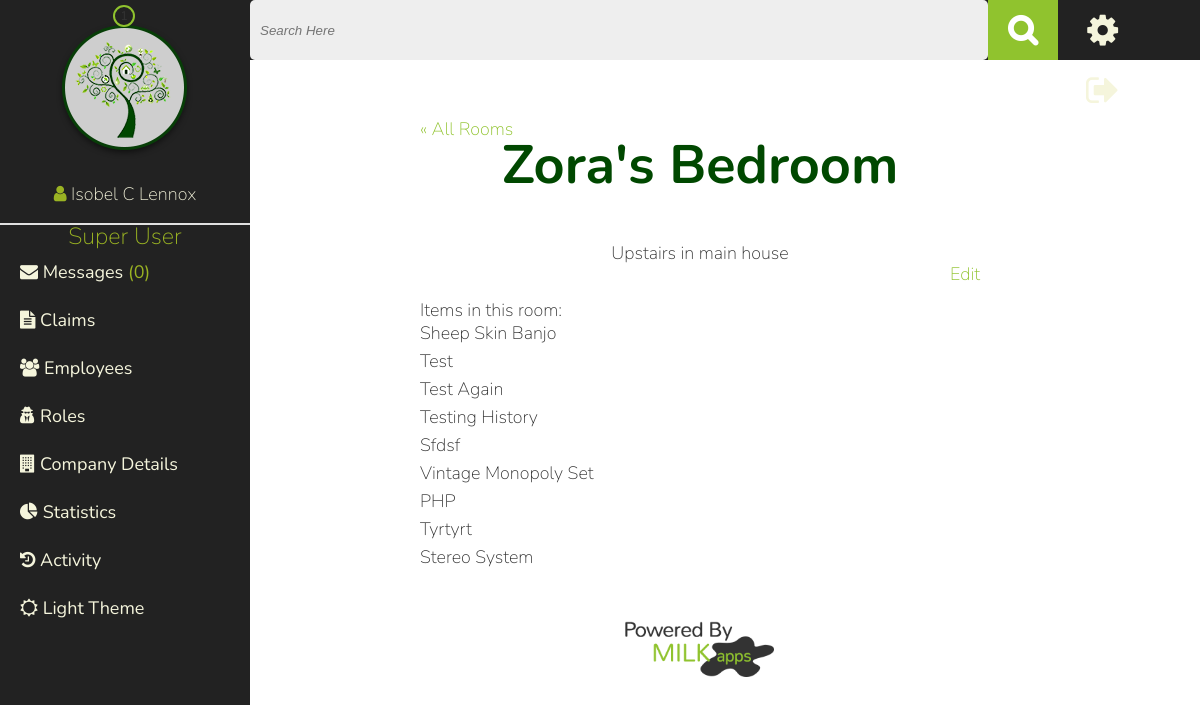
/room_details.php?id=1 (signed in), run on the app's committed database.
### tables this page shows
CREATE TABLE IF NOT EXISTS `company_details` (
  `id` int(11) NOT NULL,
  `logo` varchar(60) DEFAULT NULL,
  `name` varchar(60) NOT NULL,
  `address` varchar(60) NOT NULL,
  `city` varchar(60) NOT NULL,
  `state` varchar(20) NOT NULL,
  `zip` varchar(10) NOT NULL,
  `phone` varchar(20) NOT NULL,
  `content` varchar(500) NOT NULL
);

CREATE TABLE IF NOT EXISTS `roles` (
  `id` int(11) NOT NULL,
  `name` varchar(60) NOT NULL
);

CREATE TABLE IF NOT EXISTS `rooms` (
  `id` int(11) NOT NULL,
  `name` varchar(60) NOT NULL,
  `notes` varchar(500) NOT NULL,
  `user_id` int(7) NOT NULL
);

CREATE TABLE IF NOT EXISTS `items` (
  `id` int(11) NOT NULL,
  `user_id` int(7) DEFAULT NULL,
  `category` int(7) DEFAULT NULL,
  `room_id` int(7) DEFAULT NULL,
  `name` varchar(60) DEFAULT NULL,
  `purchase_date` varchar(60) DEFAULT NULL,
  `purchase_price` varchar(20) DEFAULT NULL,
  `declared_value` varchar(60) DEFAULT NULL,
  `notes` varchar(999) DEFAULT NULL,
  `upload_date` varchar(20) DEFAULT NULL,
  `updated` varchar(20) DEFAULT NULL,
  `in_trash` int(2) DEFAULT NULL
);

### room_details.php (the view, shortened to what this page needs)
<?php $current_page="inventory";
include("inc/header.php"); ?>
<?php
if(isset($_GET['id'])){ ?>
<a href="rooms.php">&laquo; All Rooms</a>
 <?php
    $query  = "SELECT * FROM rooms WHERE id={$_GET['id']}";
    $result = mysqli_query($connection, $query);
    if($result){
        foreach($result as $show){
            echo "<h1>".$show['name']."</h1>";
            echo "<p class=\"center\">".$show['notes']."</p>";
            echo "<a class=\"right\" href=\"room_details.php?room=".$_GET['id']."\">Edit</a> <br/><br/>";
                $item_query  = "SELECT * FROM items WHERE room_id={$_GET['id']}";
                $itemresult = mysqli_query($connection, $item_query);
                if($itemresult){
                    echo "Items in this room: ";
                    echo "<ul>";
                    foreach($itemresult as $item){
                        echo "<li><a href=\"item_details.php?id=".$item['id']."\">".$item['name']."</li>";
                    }
                    echo "</ul>";
                }
            }
        }
}else{
    $_SESSION["message"] = "Room does not exist!";
    header('Location: ' . $_SERVER['HTTP_REFERER']);
}
?>
<?php include("inc/footer.php"); ?>

### inc/header.php (shortened to what this page needs)
<!DOCTYPE html>
<html>
    <head>
        <?php if(isset($_SESSION['theme'])){
        if($_SESSION['theme']==1){
                     ?>
                    <link rel="stylesheet" href="css/style.css">
                    <link rel="stylesheet" href="css/dark-theme.css">
            <?php  }else{
                      ?>
                    <link rel="stylesheet" href="css/style.css">
            <?php   }
        }else{ ?>
            <link rel="stylesheet" href="css/style.css">
        <?php } ?>
        <link rel="stylesheet" href="//maxcdn.bootstrapcdn.com/font-awesome/4.3.0/css/font-awesome.min.css">
    </head>
<body>
<nav>
  <div class= 'logo_user'>
    <?php
        $logo_query="SELECT * FROM company_details";
        $logo_found=mysqli_query($connection, $logo_query);;
        if($logo_found){
            $details=mysqli_fetch_assoc($logo_found);
            $logo=$details['logo'];
        }else{
            $logo="img/under_my_roof_sm.png";
        }
        ?>
    <a href="index.php"><img src="<?php echo $logo; ?>" alt="Greenwell Bank Logo"></a><br>
    <i class="fa fa-user"> </i> <a title="Your Profile" href="profile.php"><?php echo $_SESSION['username']; ?></a>
  </div>
<?php
if($_SESSION['is_employee']==0){
         ?>
        <ul>
         <?php
                if(!isset($current_page) || $current_page=="dashboard"){
                    echo "<li class=\"current_page\"><a href=\"index.php\"><i class=\"fa fa-tachometer\"></i> Dashboard</a></li>";
                }else{
                   echo " <li><a href=\"index.php\"><i class=\"fa fa-tachometer\"></i> Dashboard</a></li>";
                }
            ?>
                <?php
                if(isset($current_page) && $current_page=="inventory"){
                    echo "<li class=\"current_page\"><a href='inventory.php'><i class=\"fa fa-cubes\"></i> Inventory</a>";
                    echo "<ul>";
                    if(isset($sub_page)&&($sub_page == "add_item")) {
                      echo "<li class=\"sub_page\"><a href='add_item.php'><i class=\"fa fa-plus\"></i> Add Item</a></li>";
                    } else {
                      echo "<li><a href=\"add_item.php\"><i class=\"fa fa-plus\"></i> Add Item</a></li>";
                    }
                    if(isset($sub_page)&&($sub_page == "view_rooms")) {
                      echo "<li class=\"sub_page\"><a href='rooms.php'><i class=\"fa fa-eye\"></i> View Rooms</a></li>";
                    } else {
                      echo "<li><a href='rooms.php'><i class=\"fa fa-eye\"></i> View Rooms</a></li>";
                    }
                    echo "</ul></li>";
                ?>
            <?php
                }else{
                   echo " <li><a href='inventory.php'><i class=\"fa fa-cubes\"></i> Inventory</a> ";
                     ?>
              <ul>
                <li><a href="add_item.php"><i class="fa fa-plus"></i> Add Item</a></li>
                <li><a href="rooms.php"><i class="fa fa-eye"></i> View Rooms</a></li>
              </ul> </li>
               <?php
                }
    if(isset($current_page) && $current_page=="claims"){  ?>
            <li class="current_page"><a href="claim_history.php"><i class="fa fa-folder-open"></i> Claims</a>
            <ul>
          <?php
              if(isset($sub_page)&&($sub_page == "file_claim")) {
                echo "<li class=\"sub_page\"><a href=\"file_new_claim.php\"><i class=\"fa fa-file-text\"></i> File Claim</a></li> ";
              } else {
                echo "<li><a href=\"file_new_claim.php\"><i class=\"fa fa-file-text\"></i> File Claim</a></li>";
              }?>
            </ul>
            </li>
<?php }else{
            $all_query  = "SELECT COUNT(*) as total FROM claims WHERE user_id={$_SESSION['user_id']} AND status_id=4";
            $all_result = mysqli_query($connection, $all_query);
            $data=mysqli_fetch_assoc($all_result);
        if($data['total']==0){ $claim_alert=""; $total_alerts=""; }else{ $claim_alert="claim_alert"; $total_alerts=$data['total']; }
          ?>
            <li class='alert_container'><a href="claim_history.php"><i class="fa fa-folder-open"></i> Claims</a> <div class="<?php echo $claim_alert; ?>"><?php echo $total_alerts; ?></div>
                <ul>
                 <li><a href="file_new_claim.php"><i class="fa fa-file-text"></i> File Claim</a></li>
                </ul>
            </li>
   <?php }
             if(isset($current_page) && $current_page=="activity"){ ?>
            <li class="current_page"><a href="activity.php"><i class="fa fa-history"></i> Activity</a></li>
            <?php }else{ ?>
             <li><a href="activity.php"><i class="fa fa-history"></i> Activity</a></li>
           <?php  }
            if(isset($current_page) && $current_page=="help"){?>
            <li class="current_page"><a href="help.php"><i class="fa fa-question"></i> Help</a></li>
             <?php }else{ ?>
              <li><a href="help.php"><i class="fa fa-question"></i> Help</a></li>
              <?php  } ?>
        </ul>
<?php }else{
     ?>
     <?php
    $role_query  = "SELECT * FROM roles WHERE id={$_SESSION['role']}";
    $role_result = mysqli_query($connection, $role_query);
    if($role_result){
        $role=mysqli_fetch_assoc($role_result);
        echo "<h4>".$role['name']."</h4>";
    }
    $claim_notification="SELECT COUNT(*) as total FROM claims WHERE status_id=0";
    $result=mysqli_query($connection, $claim_notification);
    $data=mysqli_fetch_assoc($result);
    $total= $data['total'];
   $role=0;
     foreach($_SESSION['permissions'] as $key => $val){
        if($val==3){
            $role++;
        }
    }  ?>
            <ul>
                   <?php
                    $message_query="SELECT COUNT(*) as messages FROM messages WHERE sent_to={$_SESSION['user_id']} AND viewed=0";
                    $message_found=mysqli_query($connection, $message_query);
                    $mes=mysqli_fetch_assoc($message_found);
                    $num_messg= $mes['messages'];
                    ?>
                <?php  if(isset($current_page) &&  $current_page=="messages"){ ?>
                        <li class="current_page"><a href="messages.php"><i class="fa fa-envelope"></i> Messages </a>(<?php echo $num_messg; ?>)</li>
              <?php  }else{ ?>
                      <li><a href="messages.php"><i class="fa fa-envelope"></i> Messages </a>(<?php echo $num_messg; ?>)</li>
             <?php   } ?>
                <?php
                      if(isset($current_page) && $current_page=="claims"){ ?>
                <li class="current_page"><a href="claims.php?pending"><i class="fa fa-file-text"></i> Claims </a><div class="claim_alert"><?php echo $total; ?></div></li>
              <?php  }else{ ?>
                <li><a href="claims.php?pending"><i class="fa fa-file-text"></i> Claims </a><div class="claim_alert"><?php echo $total; ?></div></li>
             <?php   } ?>
                <?php  if(isset($current_page) && $current_page=="employees"){ ?>
                        <li class="current_page"><a href="employees.php"><i class="fa fa-users"></i> Employees</a></li>
              <?php  }else{ ?>
                     <li><a href="employees.php"><i class="fa fa-users"></i> Employees</a></li>
             <?php   } ?>
                <?php  if(isset($current_page) && $current_page=="roles"){
                        if($role == 1){ ?>
                            <li class="current_page"><a href="roles.php"><i class="fa fa-user-secret"></i> Roles</a></li>
                        <?php }?>
              <?php  }else{
                        if($role == 1){ ?>
                <li><a href="roles.php"><i class="fa fa-user-secret"></i> Roles</a></li>
                <?php }?>
             <?php   } ?>
            <?php  if(isset($current_page) && $current_page=="company"){ ?>
                        <li class="current_page"><a href="company_details.php"><i class="fa fa-building"></i> Company Details</a></li>
              <?php  }else{ ?>
                      <li><a href="company_details.php"><i class="fa fa-building"></i> Company Details</a></li>
             <?php   } ?>
               <?php  if(!isset($current_page) || $current_page=="dashboard"){ ?>
                        <li class="current_page"><a href="index.php"><i class="fa fa-pie-chart"></i> Statistics</a></li>
              <?php  }else{ ?>
                  <li><a href="index.php"><i class="fa fa-pie-chart"></i> Statistics</a></li>
             <?php   } ?>
                <?php if(isset($current_page) && $current_page=="activity"){ ?>
                <li class="current_page"><a href="activity.php"><i class="fa fa-history"></i> Activity</a></li>
                    <?php }else{ ?>
                     <li><a href="activity.php" ><i class="fa fa-history"></i> Activity</a></li>
                   <?php  } ?>
            </ul>
<?php }  ?>
            <ul id="themes">
                 <?php if(isset($_SESSION['theme'])){
            if($_SESSION['theme']==1){
                  echo "<li><a href=\"edit.php?theme\"><i class=\"fa fa-sun-o\"></i> Light Theme</a></li>";
                    }else{
                    echo "<li><a href=\"edit.php?theme\"><i class=\"fa fa-moon-o\"></i> Dark Theme</a></li>";
                    }
                }else{
            echo "<li><a href=\"edit.php?theme\"><i class=\"fa fa-moon-o\"></i> Dark Theme</a></li>";
            }
        ?>
             </ul>
          </nav>
<header>
    <div class="search_container">
        <form class='search' action="search.php" method="POST">
          <input type="search" placeholder='Search Here' name="query" id="searchbar">
          <input type="submit" name="search" id="nav_search" value="&#xf002;">
      </form>
  </div>
    <div class="account_links">
        <div>
          <a title="Manage Account Settings" href="settings.php?user=<?php echo $_SESSION['user_id'] ?>"><i id="spinCog" class="fa fa-cog fa-2x"></i></a>
        </div>
        <div>
          <a title="Log Out" href="logout.php"><i class="fa fa-sign-out fa-2x"></i></a>
        </div>
    </div>
</header>
        <div class="clearfix" id="page">
              <div class="content_wrapper">

### css/style.css (style rules this page uses)
html, body, div, span, applet, object, iframe, h1, h2, h3, h4, h5, h6, p, blockquote, pre, a, abbr, acronym, address, big, cite, code, del, dfn, em, img, ins, kbd, q, s, samp, small, strike, strong, sub, sup, tt, var, b, u, i, center, dl, dt, dd, ol, ul, li, fieldset, form, label, legend, table, caption, tbody, tfoot, thead, tr, th, td, article, aside, canvas, details, embed, figure, figcaption, footer, header, hgroup, menu, nav, output, ruby, section, summary, time, mark, audio, video { margin: 0; padding: 0; border: 0; font-size: 100%; font: inherit; vertical-align: baseline; }
article, aside, details, figcaption, figure, footer, header, hgroup, menu, nav, section { display: block; }
body { line-height: 1; }
ol, ul, li { list-style-type: none; }
html { -webkit-box-sizing: border-box; -moz-box-sizing: border-box; box-sizing: border-box; }
*, *:before, *:after { -webkit-box-sizing: inherit; -moz-box-sizing: inherit; box-sizing: inherit; }
body { font-size: 18px; font-family: 'Nunito', sans-serif; font-weight: 100; color: #333; margin: 0; margin-right: 100px; }
h1,h2,h3,h4,h5,h6 { text-transform: capitalize; }
h1 { font-size: 3em; font-weight: 700; color:#004800; text-align: center; margin-bottom: 50px; }
h4 { font-size: 1.3em; }
a { text-decoration: none; color:#90C32E; }
p { line-height: 1.3em; }
ul li, ol li { padding: 5px 0; text-transform: capitalize; }
li a { color:#333; }
input,textarea,select { width:100%; padding: 7px 10px; border-radius: 5px; border: 2px solid #ddd; margin: 10px 0 20px 0; outline:none; font-weight: 300; font-style:italic; }
input[type="submit"], .green_submit, .red_submit { cursor: pointer; font-size: 20px; padding: 7px 20px; border:none; border-radius: 5px; width:auto; background-color: #90C32E; color:#333; -webkit-transition: all .7s ease; -moz-transition: all .7s ease; -o-transition: all .7s ease; transition: all .7s ease; margin-top: 35px; }
.right { float: right; }
.content_wrapper { max-width:900px; width:70%; margin:0 auto 70px; position: relative; }
img { max-width: 900px; }
nav { background: #eee; width: 250px; position:fixed; top:0px; bottom:0px; left:0px; right:0px; color:#333; font-size: 1em; }
nav a { color:#333; text-decoration: none; }
nav ul > li { padding: 15px 20px; font-weight:400; }
nav h4 { text-align: center; }
.logo_user { text-align: center; padding-bottom:20px; border-bottom: 2px solid #e1e1e1; }
.logo_user img { margin: 20px 0; }
header { background: #eee; height: 60px; position: fixed; top: 0; left:250px; width: calc(100% - 250px); z-index: 999; }
header > div { float:left; }
.account_links { width:11%; margin-left: .85em; }
.account_links >div { min-width: 60px; width:50%; color:#333; padding:5px; height:60px; float:left; text-align: center; }
.search_container { width:85%; }
.search input[type="submit"] { width:70px; height:60px; background:#90C32E; border:none; border-radius: 0px; font-family: fontAwesome; font-weight: bold; font-size: 1.75em; color: #ffffff; vertical-align: super; margin:0; font-style: normal; }
.search input[type='search'] { width:95%; width:calc(100% - 70px); height:60px; border-right:1px solid #90C32E; background-color: #eee; border:none; margin:0; }
.search input { float:left; }
.fa-2x { position:relative; top: 7px; width: 40px; }
#page { margin-left: 300px; margin-top: 120px; }
.center { margin: 0 auto; text-align: center; }
.clearfix:after { visibility: hidden; display: block; }
.clearfix { display: inline-block; clear:both; }
.clearfix { display: block; }
.claim_alert { color: #333; border:2px solid #90C32E; border-radius: 11px; width: 22px; height: 22px; padding: 3px; overflow: hidden; position: absolute; right: 115px; top: 5px; font-size: .7em; text-align: center; }

### css/dark-theme.css (style rules this page uses)
header, nav { background: #222; color: rgba(154,179,35,1); }
header a, nav a { color: beige; }

### data on the page
company_details: logo (picture)
roles: name "Super User"
rooms: name "Zora's Bedroom", notes "Upstairs in main house"
items: name "Sheep Skin Banjo"
items: name "Test"
items: name "Test Again"
items: name "Testing History"
items: name "Sfdsf"
items: name "Vintage Monopoly Set"
items: name "PHP"
items: name "Tyrtyrt"
items: name "Stereo System"

### other printed values
$_SESSION['username'] "Isobel C Lennox"
$num_messg "0"
